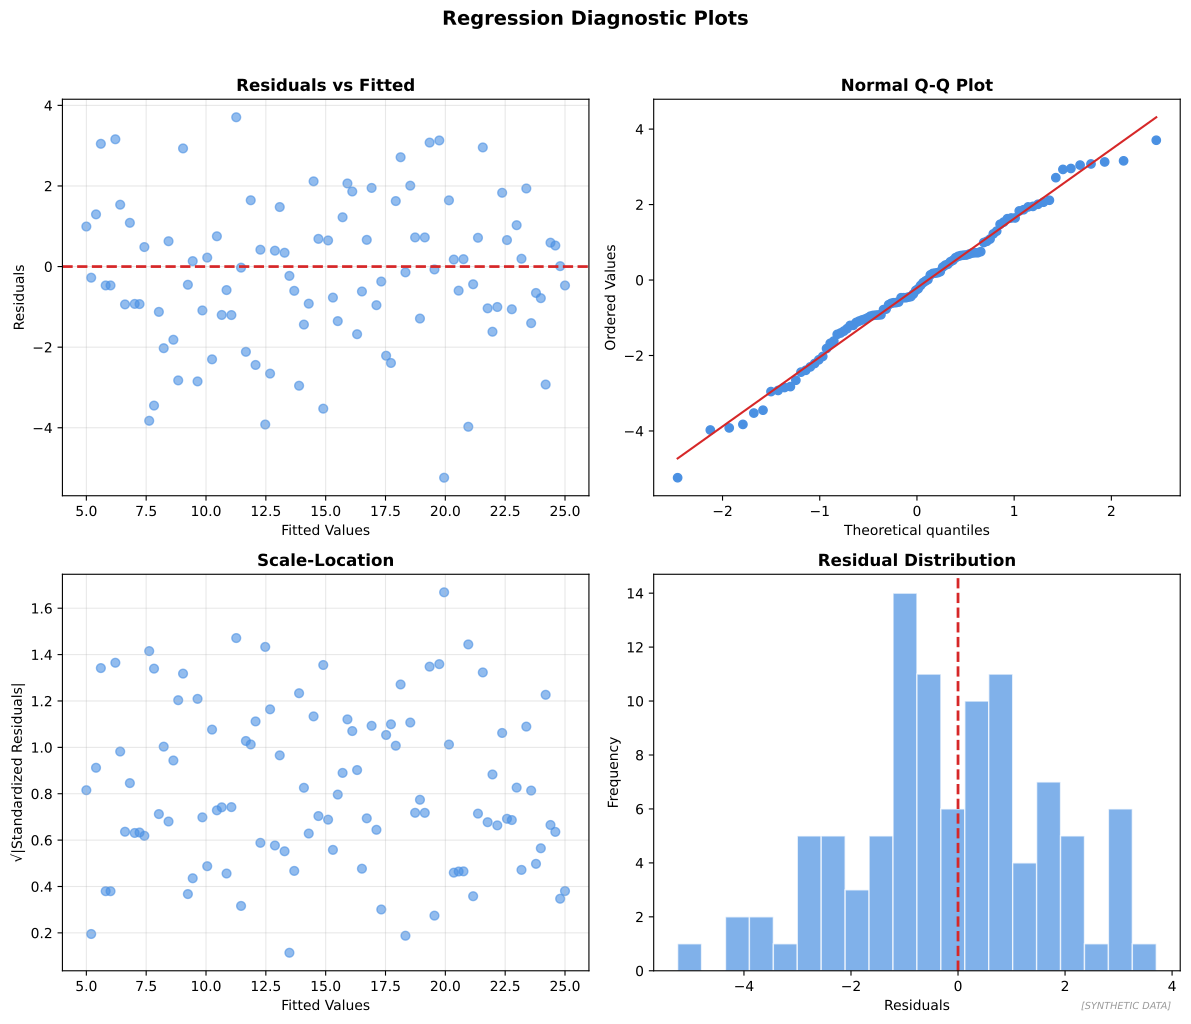

Reproduce this figure in Python.
"""
Residual Analysis
Diagnostic plots for regression

Output: residual_analysis.pdf
Module: module_03_ai_ml
Lesson: 27 - Regression
"""

from pathlib import Path
import matplotlib.pyplot as plt
import numpy as np
from scipy import stats

CHART_METADATA = {
    'title': 'Residual Analysis',
    'module': 'module_03_ai_ml',
    'lesson': 27,
    'url': 'https://github.com/Digital-AI-Finance/digital-finance/tree/main/module_03_ai_ml/figures/residual_analysis'
}

plt.rcParams.update({'font.size': 10, 'axes.labelsize': 10})

def create_chart():
    fig, axes = plt.subplots(2, 2, figsize=(12, 10))

    np.random.seed(42)
    n = 100
    X = np.linspace(0, 10, n)
    y_true = 2 * X + 5
    residuals = np.random.randn(n) * 2

    # Residuals vs Fitted
    ax1 = axes[0, 0]
    ax1.scatter(y_true, residuals, color='#4A90E2', alpha=0.6, s=40)
    ax1.axhline(y=0, color='#D62728', linestyle='--', linewidth=2)
    ax1.set_xlabel('Fitted Values')
    ax1.set_ylabel('Residuals')
    ax1.set_title('Residuals vs Fitted', fontsize=12, fontweight='bold')
    ax1.grid(True, alpha=0.3)

    # Q-Q Plot
    ax2 = axes[0, 1]
    stats.probplot(residuals, dist="norm", plot=ax2)
    ax2.set_title('Normal Q-Q Plot', fontsize=12, fontweight='bold')
    ax2.get_lines()[0].set_color('#4A90E2')
    ax2.get_lines()[1].set_color('#D62728')

    # Scale-Location
    ax3 = axes[1, 0]
    standardized_residuals = (residuals - np.mean(residuals)) / np.std(residuals)
    ax3.scatter(y_true, np.sqrt(np.abs(standardized_residuals)), color='#4A90E2', alpha=0.6, s=40)
    ax3.set_xlabel('Fitted Values')
    ax3.set_ylabel('√|Standardized Residuals|')
    ax3.set_title('Scale-Location', fontsize=12, fontweight='bold')
    ax3.grid(True, alpha=0.3)

    # Histogram of Residuals
    ax4 = axes[1, 1]
    ax4.hist(residuals, bins=20, color='#4A90E2', alpha=0.7, edgecolor='white')
    ax4.axvline(x=0, color='#D62728', linestyle='--', linewidth=2)
    ax4.set_xlabel('Residuals')
    ax4.set_ylabel('Frequency')
    ax4.set_title('Residual Distribution', fontsize=12, fontweight='bold')

    fig.suptitle('Regression Diagnostic Plots', fontsize=14, fontweight='bold', y=1.02)
    fig.text(0.98, 0.02, '[SYNTHETIC DATA]', fontsize=7, color='#999999', ha='right', style='italic')
    plt.tight_layout()

    output_path = Path(__file__).parent / 'residual_analysis.pdf'
    plt.savefig(output_path, format='pdf', dpi=300, bbox_inches='tight')
    plt.close()
    print(f"Chart saved to: {output_path}")
    return output_path

if __name__ == '__main__':
    create_chart()
